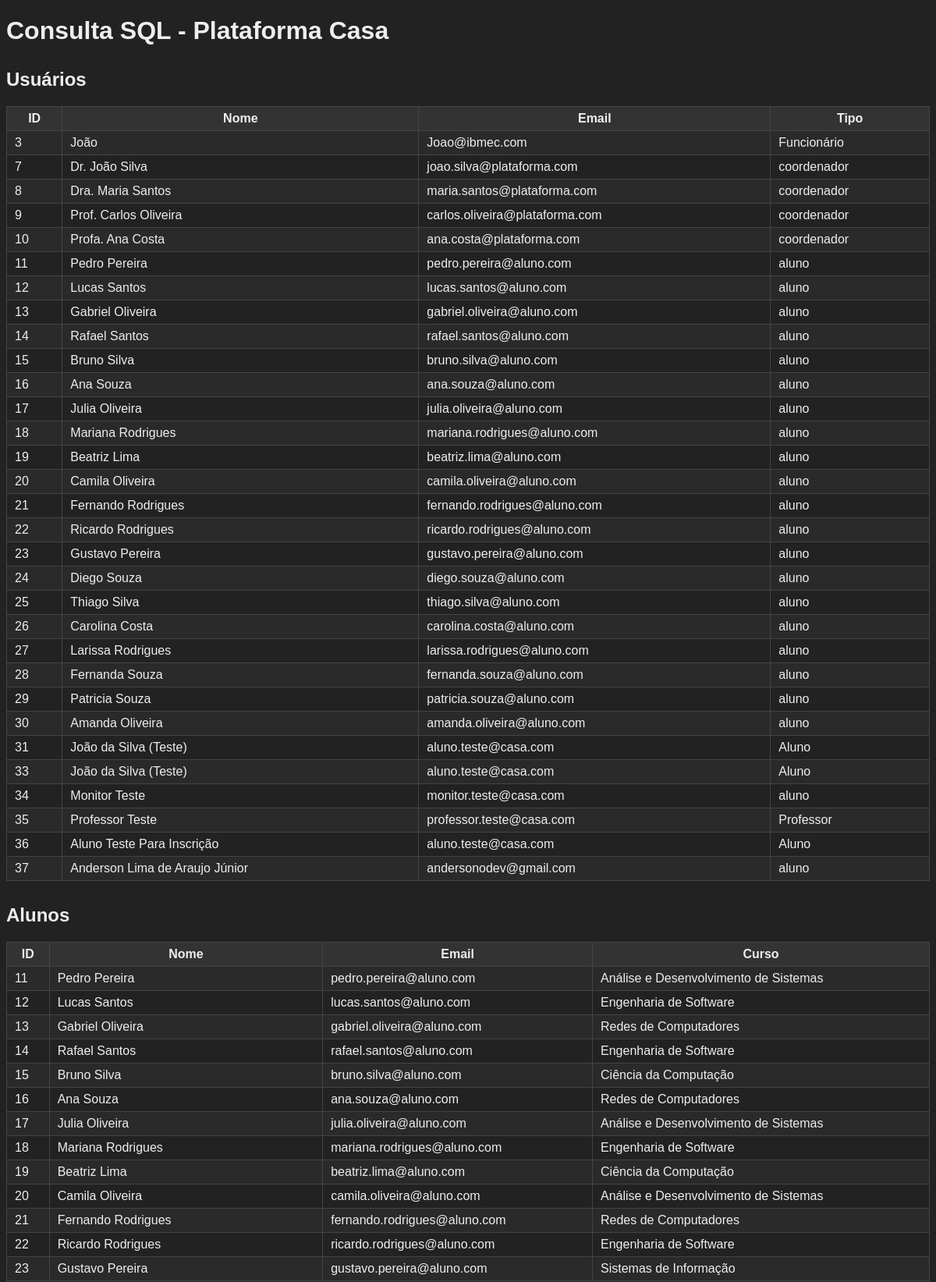
/sql/ (upper part), run on the app's committed database.
### plataforma_Casa/models.py (models this page shows, shortened)
class Usuario(models.Model):
    nome = models.CharField(max_length=100)
    email = models.EmailField(max_length=100)
    tipo_usuario = models.ForeignKey(TipoUsuario, on_delete=models.CASCADE)
    ativo = models.BooleanField(default=True)

class TipoUsuario(models.Model):
    tipo = models.CharField(max_length=50)  # Ex: admin, professor, coordenador, aluno(ideal é ser por código(id))
    ativo = models.BooleanField(default=True)
    def __str__(self):
        return self.tipo

class Aluno(Usuario):
    matricula = models.CharField(max_length=20, unique=True)
    curso = models.ForeignKey(Curso, on_delete=models.CASCADE)
    data_ingresso = models.DateField()
    periodo = models.IntegerField()
    cr_geral = models.FloatField()
    def __str__(self):
        return f"{self.nome} (Aluno)"

class Curso(models.Model):
    nome = models.CharField(max_length=50)
    ativo = models.BooleanField(default=True)
    def __str__(self):
        return self.nome

### plataforma_Casa/views.py (the view)
# urls.py: path('sql/', views.sql_view, name='sql_view'),
def sql_view(request):
    from . import repository as repo
    usuarios = repo.listar_usuarios()
    alunos = repo.listar_alunos()
    cursos = repo.listar_cursos()
    funcionarios = repo.listar_funcionarios()
    inscricoes = repo.listar_inscricoes()
    turmas = repo.listar_turmas()
    participacoes_monitoria = repo.listar_participacoes_monitoria()
    presencas = repo.listar_presencas()
    salas = repo.listar_salas()
    tipos_usuario = repo.listar_tipos_usuario()
    return render(request, 'sql_template.html', {
        'usuarios': usuarios,
        'alunos': alunos,
        'cursos': cursos,
        'funcionarios': funcionarios,
        'inscricoes': inscricoes,
        'turmas': turmas,
        'participacoes_monitoria': participacoes_monitoria,
        'presencas': presencas,
        'salas': salas,
        'tipos_usuario': tipos_usuario
    })

### plataforma_Casa/context_processors.py (called while the page is built, shortened)
def user_groups(request):
    return {
        'is_aluno': False,
        'is_monitor': False,
        'is_professor': False,
        'is_admin': False,
    }

### plataforma_Casa/models.py (called while the page is built)
    def __str__(self):
        return self.nome

    def __str__(self):
        return self.nome

### plataforma_Casa/repository.py (called while the page is built)
def listar_usuarios():
    return Usuario.objects.all()

def listar_funcionarios():
    return Funcionario.objects.all()

def listar_alunos():
    return Aluno.objects.all()

def listar_turmas():
    return Turma.objects.all()

def listar_inscricoes():
    return Inscricao.objects.all()

def listar_cursos():
    return Curso.objects.all()

def listar_tipos_usuario():
    return TipoUsuario.objects.all()

def listar_salas():
    return Sala.objects.all()

def listar_participacoes_monitoria():
    return ParticipacaoMonitoria.objects.all()

def listar_presencas():
    return Presenca.objects.all()

### plataforma_Casa/templates/sql_template.html (shortened to what this page needs)
<!DOCTYPE html>
<html lang="pt-br">
<head>
</head>
<body>
    <h1>Consulta SQL - Plataforma Casa</h1>
    <h2>Usuários</h2>
    <table>
        <tr><th>ID</th><th>Nome</th><th>Email</th><th>Tipo</th></tr>
        {% for usuario in usuarios %}
        <tr>
            <td>{{ usuario.id }}</td>
            <td>{{ usuario.nome }}</td>
            <td>{{ usuario.email }}</td>
            <td>{{ usuario.tipo_usuario }}</td>
        </tr>
        {% empty %}
        <tr><td colspan="4">Nenhum usuário encontrado.</td></tr>
        {% endfor %}
    </table>
    <h2>Alunos</h2>
    <table>
        <tr><th>ID</th><th>Nome</th><th>Email</th><th>Curso</th></tr>
        {% for aluno in alunos %}
        <tr>
            <td>{{ aluno.id }}</td>
            <td>{{ aluno.nome }}</td>
            <td>{{ aluno.email }}</td>
            <td>{{ aluno.curso }}</td>
        </tr>
        {% empty %}
        <tr><td colspan="4">Nenhum aluno encontrado.</td></tr>
        {% endfor %}
    </table>
</body>
</html>

### plataforma_Casa/templates/sql_template.html (style rules this page uses)
body { font-family: Arial, sans-serif; background: #222; color: #eee; }
h2 { margin-top: 30px; }
table { width: 100%; border-collapse: collapse; margin-bottom: 30px; }
th, td { border: 1px solid #444; padding: 6px 10px; }
th { background: #333; }
tr:nth-child(even) { background: #2a2a2a; }

### data on the page
Usuario: id "3", nome "João", email "Joao@ibmec.com", tipo_usuario "Funcionário"
Usuario: id "7", nome "Dr. João Silva", email "joao.silva@plataforma.com", tipo_usuario "coordenador"
Usuario: id "8", nome "Dra. Maria Santos", email "maria.santos@plataforma.com", tipo_usuario "coordenador"
Usuario: id "9", nome "Prof. Carlos Oliveira", email "carlos.oliveira@plataforma.com", tipo_usuario "coordenador"
Usuario: id "10", nome "Profa. Ana Costa", email "ana.costa@plataforma.com", tipo_usuario "coordenador"
Usuario: id "11", nome "Pedro Pereira", email "pedro.pereira@aluno.com", tipo_usuario "aluno"
Usuario: id "12", nome "Lucas Santos", email "lucas.santos@aluno.com", tipo_usuario "aluno"
Usuario: id "13", nome "Gabriel Oliveira", email "gabriel.oliveira@aluno.com", tipo_usuario "aluno"
Usuario: id "14", nome "Rafael Santos", email "rafael.santos@aluno.com", tipo_usuario "aluno"
Usuario: id "15", nome "Bruno Silva", email "bruno.silva@aluno.com", tipo_usuario "aluno"
Usuario: id "16", nome "Ana Souza", email "ana.souza@aluno.com", tipo_usuario "aluno"
Usuario: id "17", nome "Julia Oliveira", email "julia.oliveira@aluno.com", tipo_usuario "aluno"
Usuario: id "18", nome "Mariana Rodrigues", email "mariana.rodrigues@aluno.com", tipo_usuario "aluno"
Usuario: id "19", nome "Beatriz Lima", email "beatriz.lima@aluno.com", tipo_usuario "aluno"
Usuario: id "20", nome "Camila Oliveira", email "camila.oliveira@aluno.com", tipo_usuario "aluno"
Usuario: id "21", nome "Fernando Rodrigues", email "fernando.rodrigues@aluno.com", tipo_usuario "aluno"
Usuario: id "22", nome "Ricardo Rodrigues", email "ricardo.rodrigues@aluno.com", tipo_usuario "aluno"
Usuario: id "23", nome "Gustavo Pereira", email "gustavo.pereira@aluno.com", tipo_usuario "aluno"
Usuario: id "24", nome "Diego Souza", email "diego.souza@aluno.com", tipo_usuario "aluno"
Usuario: id "25", nome "Thiago Silva", email "thiago.silva@aluno.com", tipo_usuario "aluno"
Usuario: id "26", nome "Carolina Costa", email "carolina.costa@aluno.com", tipo_usuario "aluno"
Usuario: id "27", nome "Larissa Rodrigues", email "larissa.rodrigues@aluno.com", tipo_usuario "aluno"
Usuario: id "28", nome "Fernanda Souza", email "fernanda.souza@aluno.com", tipo_usuario "aluno"
Usuario: id "29", nome "Patricia Souza", email "patricia.souza@aluno.com", tipo_usuario "aluno"
Usuario: id "30", nome "Amanda Oliveira", email "amanda.oliveira@aluno.com", tipo_usuario "aluno"
Usuario: id "31", nome "João da Silva (Teste)", email "aluno.teste@casa.com", tipo_usuario "Aluno"
Usuario: id "33", nome "João da Silva (Teste)", email "aluno.teste@casa.com", tipo_usuario "Aluno"
Usuario: id "34", nome "Monitor Teste", email "monitor.teste@casa.com", tipo_usuario "aluno"
Usuario: id "35", nome "Professor Teste", email "professor.teste@casa.com", tipo_usuario "Professor"
Usuario: id "36", nome "Aluno Teste Para Inscrição", email "aluno.teste@casa.com", tipo_usuario "Aluno"
Usuario: id "37", nome "Anderson Lima de Araujo Júnior", email "andersonodev@gmail.com", tipo_usuario "aluno"
Aluno: id "11", nome "Pedro Pereira", email "pedro.pereira@aluno.com", curso "Análise e Desenvolvimento de Sistemas"
Aluno: id "12", nome "Lucas Santos", email "lucas.santos@aluno.com", curso "Engenharia de Software"
Aluno: id "13", nome "Gabriel Oliveira", email "gabriel.oliveira@aluno.com", curso "Redes de Computadores"
Aluno: id "14", nome "Rafael Santos", email "rafael.santos@aluno.com", curso "Engenharia de Software"
Aluno: id "15", nome "Bruno Silva", email "bruno.silva@aluno.com", curso "Ciência da Computação"
Aluno: id "16", nome "Ana Souza", email "ana.souza@aluno.com", curso "Redes de Computadores"
Aluno: id "17", nome "Julia Oliveira", email "julia.oliveira@aluno.com", curso "Análise e Desenvolvimento de Sistemas"
Aluno: id "18", nome "Mariana Rodrigues", email "mariana.rodrigues@aluno.com", curso "Engenharia de Software"
Aluno: id "19", nome "Beatriz Lima", email "beatriz.lima@aluno.com", curso "Ciência da Computação"
Aluno: id "20", nome "Camila Oliveira", email "camila.oliveira@aluno.com", curso "Análise e Desenvolvimento de Sistemas"
Aluno: id "21", nome "Fernando Rodrigues", email "fernando.rodrigues@aluno.com", curso "Redes de Computadores"
Aluno: id "22", nome "Ricardo Rodrigues", email "ricardo.rodrigues@aluno.com", curso "Engenharia de Software"
Aluno: id "23", nome "Gustavo Pereira", email "gustavo.pereira@aluno.com", curso "Sistemas de Informação"
